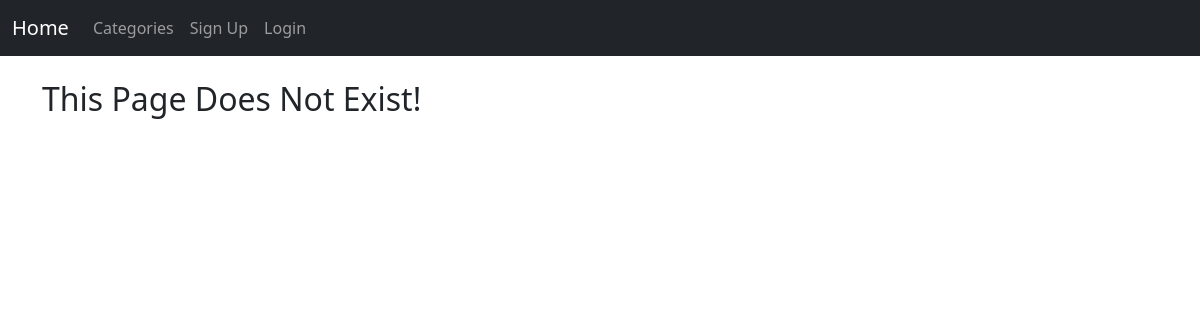
/category/Education/, run on an earlier commit of the app's database.
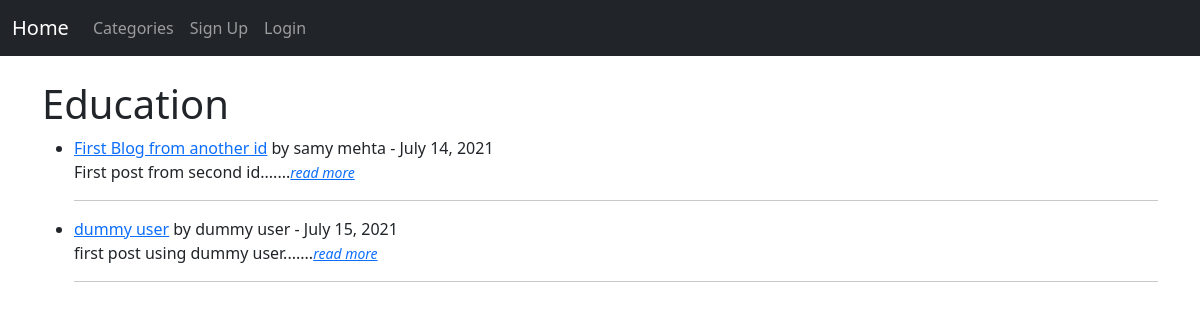
And on a later commit of the database.
### WebBlogApp/models.py (models this page shows, shortened)
class Post(models.Model):
    title = models.CharField(max_length=255)
    title_tag = models.CharField(max_length=255)
    author = models.ForeignKey(User, on_delete=models.CASCADE)
    body = RichTextField(blank=True, null=True)
    date = models.DateField(auto_now_add=True)
    category = models.CharField(max_length=255, default = 'miscellaneous')
    likes = models.ManyToManyField(User, related_name="blog")

### WebBlogApp/views.py (the view)
# urls.py: path('category/<str:cat>/', CategoryView, name = "category"),
def CategoryView(request, cat):
    category_blog = Post.objects.filter(category=cat)
    return render(request, 'category.html', {'cat': cat, 'category_blog': category_blog})

### WebBlogApp/templates/category.html (shortened to what this page needs)
{% extends 'base.html' %}
{% block content %}
{% if category_blog %}
<h1>{{cat}}</h1>
<ul>
{% for post in category_blog %}
<li> <a href = "{% url 'blog_detail' post.pk %}">{{post.title}}</a> by {{post.author.first_name}} {{post.author.last_name}} - {{ post.date}}
  <br/>{{post.body | slice:":200"| safe}}......<a href = "{% url 'blog_detail' post.pk %}"><small><i>read more</i></small></a>
<hr>
</li>
{% endfor %}
</ul>
{% else %}
<h2>This Page Does Not Exist!</h2>
{% endif %}
{% endblock %}

What changed in the data, as far as the page shows it:
added Post: title "First Blog from another id", author.first_name "samy", author.last_name "mehta", date "July 14, 2021", body "First post from second id."
added Post: title "dummy user", author.first_name "dummy", author.last_name "user", date "July 15, 2021", body "first post using dummy user."
Also different on the page:
{{ cat }}: (not shown) → "Education"
text no longer shown: "This Page Does Not Exist!"
